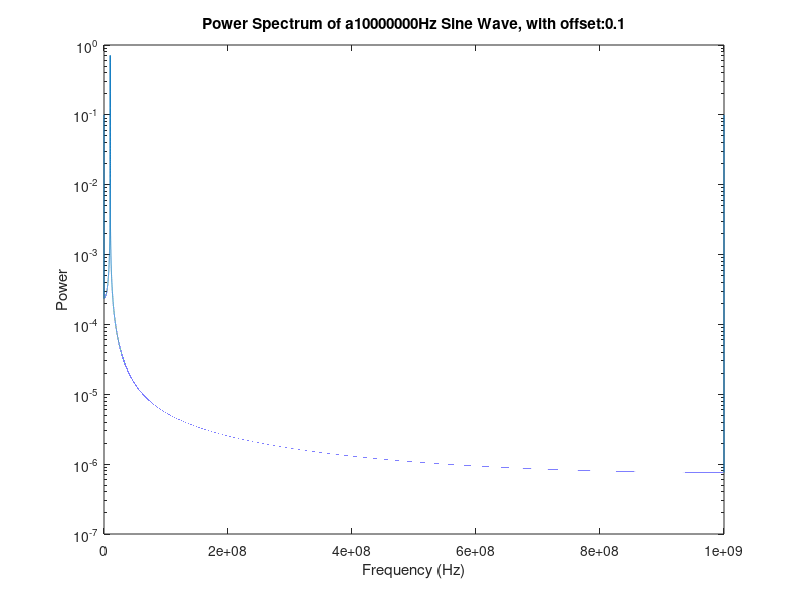
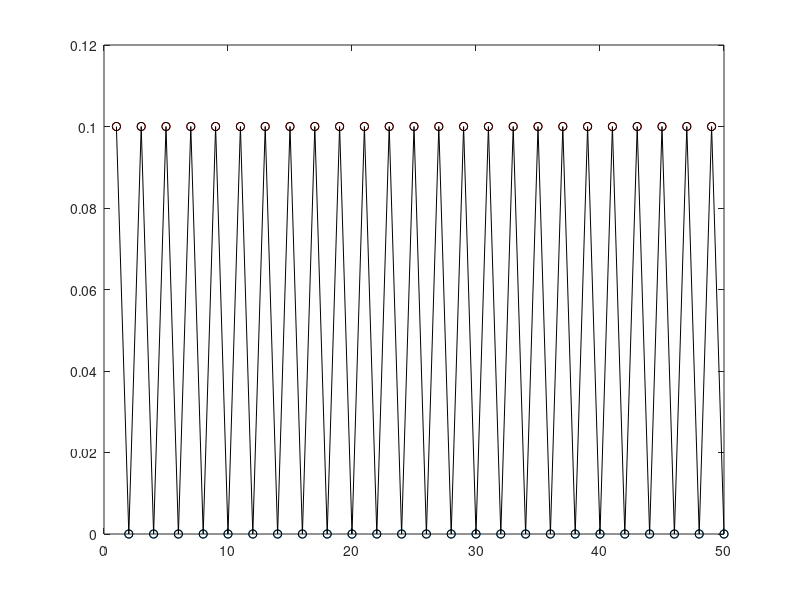
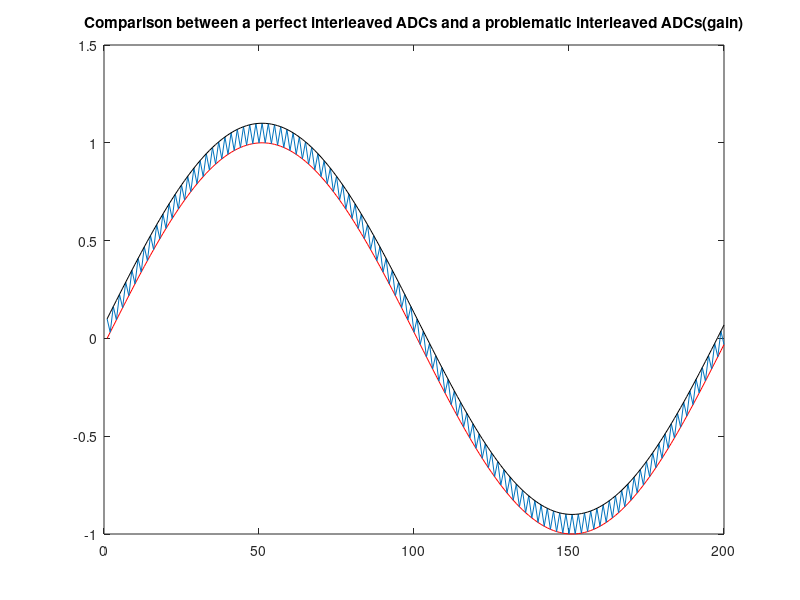
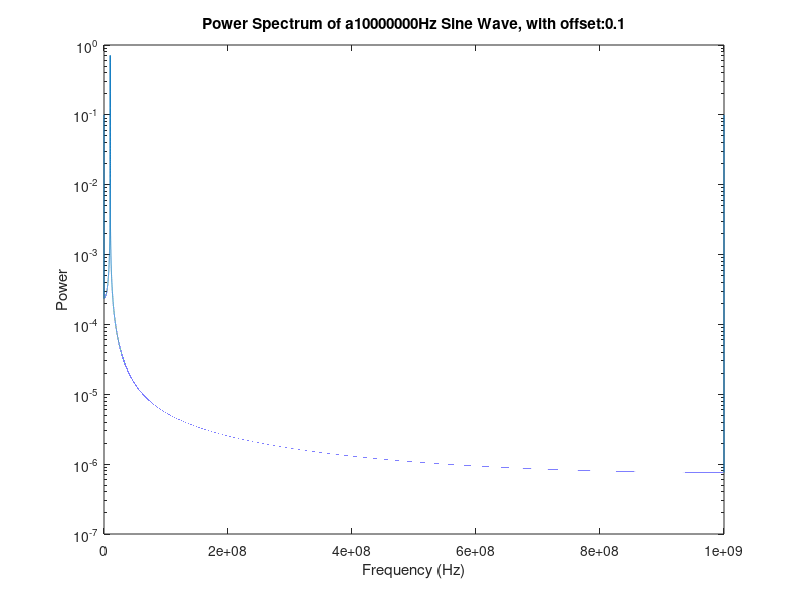

Here is the MATLAB script that generated these plots, in order:
% Author: Hong Chen
% Date: August 5,2010
% ADC simulation
% sampling point = 8*(2^16)
% offset

% Sampling frequency 
Fs = 2e9; 

% Sample time
T = 1/Fs;                     

% Length of signal
L = (2^16)*8;                    

% Time vector
t = (0:L-1)*T;   
t1 = t(1:2:end);
t2 = t(2:2:end);

% Frequency of Sine Wave
freq = 1e7;

% offset
offset=0.1;

% Create a sine wave of 200 Hz.
x = sin(2*pi*t*freq); 
x1 = sin(2*pi*t1*freq)+offset;
x2 = sin (2*pi*t2*freq);
x(1:2:end)=x1;
x(2:2:end)=x2;

nfft = 2^nextpow2(L); % Next power of 2 from length of y
y = fft(x,nfft)/L;
f = Fs/2*linspace(0,1,nfft/2+1);


% Plot single-sided amplitude spectrum.
figure(1)
semilogy(f,2*abs(y(1:nfft/2+1))) 
graph_title=strcat('Power Spectrum of a',num2str(freq));
graph_title=strcat(graph_title,'Hz Sine Wave, with offset:');
graph_title=strcat(graph_title,num2str(offset,8));
title(graph_title); 
xlabel('Frequency (Hz)'); 
ylabel('Power'); 

% Calculate the difference between two streams
z = sin(2*pi*t*freq);
diff = x - z;
figure(2)
ind=1:2:50;
plot(ind,diff(1:2:50),'ro');
hold on;
plot(ind+1,diff(2:2:50),'o');
hold on;
plot(diff(1:1:50),'-ko');


% Calculate the difference between two streams
figure(3)
plot(z(1:200),'r');
hold on;
plot(x(1:200));
hold on;
z=z+offset;
plot(z(1:200),'k');
title('Comparison between a perfect interleaved ADCs and a problematic interleaved ADCs(gain)');

% Compose basic sine waves to imitate the interleaved ADCs
z = sin(2*pi*t*freq);
%z1 = cos(2*pi*t1*(Fs/2))*offset;
z1 = offset*ones(1,L/2);
z(1:2:end) = z(1:2:end) + z1;

nfft = 2^nextpow2(L); % Next power of 2 from length of z
w = fft(z,nfft)/L;
f2 = Fs/2*linspace(0,1,nfft/2+1);


% Plot single-sided amplitude spectrum.
figure(4)
semilogy(f2,2*abs(w(1:nfft/2+1))) 
graph_title=strcat('Power Spectrum of a',num2str(freq));
graph_title=strcat(graph_title,'Hz Sine Wave, with offset:');
graph_title=strcat(graph_title,num2str(offset,8));
title(graph_title); 
xlabel('Frequency (Hz)'); 
ylabel('Power'); 

